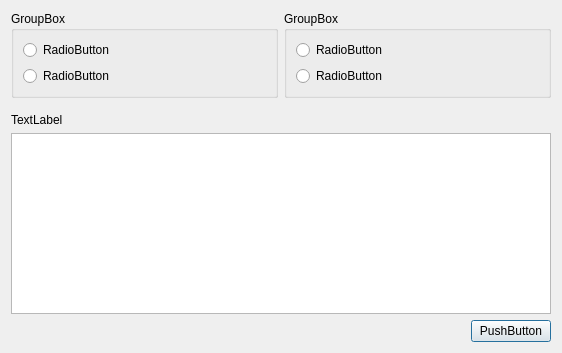
<?xml version="1.0" encoding="UTF-8"?>
<ui version="4.0">
 <class>Settings</class>
 <widget class="QDialog" name="Settings">
  <property name="geometry">
   <rect>
    <x>0</x>
    <y>0</y>
    <width>562</width>
    <height>353</height>
   </rect>
  </property>
  <property name="sizePolicy">
   <sizepolicy hsizetype="Expanding" vsizetype="Expanding">
    <horstretch>0</horstretch>
    <verstretch>0</verstretch>
   </sizepolicy>
  </property>
  <property name="windowTitle">
   <string>Dialog</string>
  </property>
  <layout class="QGridLayout" name="gridLayout">
   <item row="2" column="0" colspan="2">
    <layout class="QHBoxLayout" name="horizontalLayout_3">
     <property name="topMargin">
      <number>0</number>
     </property>
     <item>
      <spacer name="horizontalSpacer">
       <property name="orientation">
        <enum>Qt::Horizontal</enum>
       </property>
       <property name="sizeHint" stdset="0">
        <size>
         <width>40</width>
         <height>20</height>
        </size>
       </property>
      </spacer>
     </item>
     <item>
      <widget class="QPushButton" name="pushButtonOk">
       <property name="sizePolicy">
        <sizepolicy hsizetype="Minimum" vsizetype="Fixed">
         <horstretch>0</horstretch>
         <verstretch>0</verstretch>
        </sizepolicy>
       </property>
       <property name="text">
        <string>PushButton</string>
       </property>
      </widget>
     </item>
    </layout>
   </item>
   <item row="0" column="0">
    <widget class="QGroupBox" name="groupBoxLang">
     <property name="title">
      <string>GroupBox</string>
     </property>
     <layout class="QVBoxLayout" name="verticalLayout_5">
      <item>
       <layout class="QVBoxLayout" name="verticalLayout">
        <item>
         <widget class="QRadioButton" name="radioButtonRu">
          <property name="sizePolicy">
           <sizepolicy hsizetype="Minimum" vsizetype="Fixed">
            <horstretch>0</horstretch>
            <verstretch>0</verstretch>
           </sizepolicy>
          </property>
          <property name="text">
           <string>RadioButton</string>
          </property>
         </widget>
        </item>
        <item>
         <widget class="QRadioButton" name="radioButtonEng">
          <property name="sizePolicy">
           <sizepolicy hsizetype="Minimum" vsizetype="Fixed">
            <horstretch>0</horstretch>
            <verstretch>0</verstretch>
           </sizepolicy>
          </property>
          <property name="text">
           <string>RadioButton</string>
          </property>
         </widget>
        </item>
       </layout>
      </item>
     </layout>
    </widget>
   </item>
   <item row="0" column="1">
    <widget class="QGroupBox" name="groupBoxScheme">
     <property name="title">
      <string>GroupBox</string>
     </property>
     <layout class="QVBoxLayout" name="verticalLayout_4">
      <item>
       <layout class="QVBoxLayout" name="verticalLayout_2">
        <item>
         <widget class="QRadioButton" name="radioButtonDark">
          <property name="sizePolicy">
           <sizepolicy hsizetype="Minimum" vsizetype="Fixed">
            <horstretch>0</horstretch>
            <verstretch>0</verstretch>
           </sizepolicy>
          </property>
          <property name="text">
           <string>RadioButton</string>
          </property>
         </widget>
        </item>
        <item>
         <widget class="QRadioButton" name="radioButtonLight">
          <property name="sizePolicy">
           <sizepolicy hsizetype="Minimum" vsizetype="Fixed">
            <horstretch>0</horstretch>
            <verstretch>0</verstretch>
           </sizepolicy>
          </property>
          <property name="text">
           <string>RadioButton</string>
          </property>
         </widget>
        </item>
       </layout>
      </item>
     </layout>
    </widget>
   </item>
   <item row="1" column="0" colspan="2">
    <layout class="QVBoxLayout" name="verticalLayout_3">
     <property name="topMargin">
      <number>9</number>
     </property>
     <item>
      <widget class="QLabel" name="labelHotKeys">
       <property name="sizePolicy">
        <sizepolicy hsizetype="Preferred" vsizetype="Fixed">
         <horstretch>0</horstretch>
         <verstretch>0</verstretch>
        </sizepolicy>
       </property>
       <property name="text">
        <string>TextLabel</string>
       </property>
      </widget>
     </item>
     <item>
      <layout class="QHBoxLayout" name="horizontalLayout">
       <item>
        <widget class="QTableView" name="tableView">
         <property name="sizePolicy">
          <sizepolicy hsizetype="Preferred" vsizetype="Preferred">
           <horstretch>0</horstretch>
           <verstretch>0</verstretch>
          </sizepolicy>
         </property>
        </widget>
       </item>
      </layout>
     </item>
    </layout>
   </item>
  </layout>
 </widget>
 <resources/>
 <connections/>
</ui>
